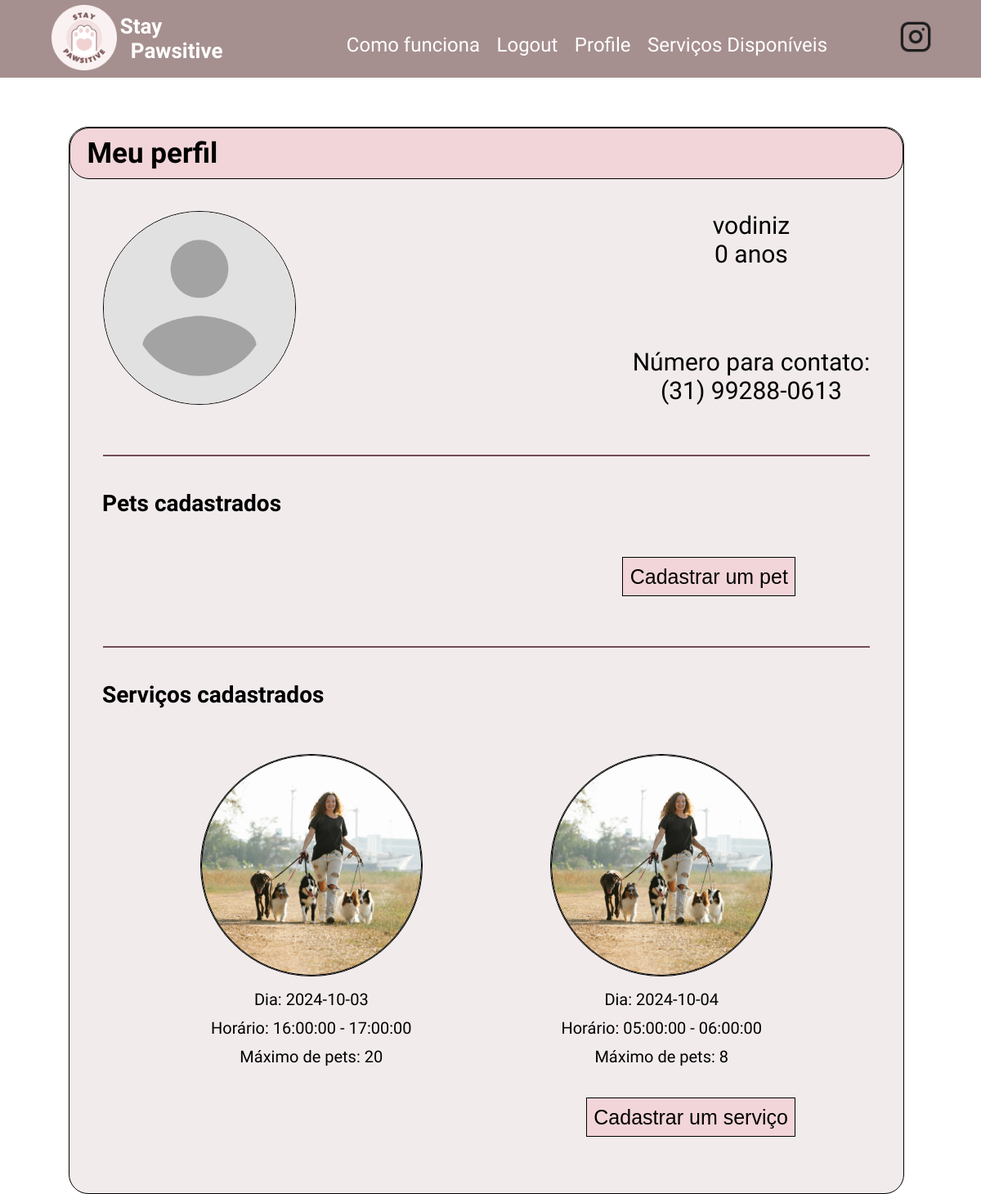
Screenshot of /user/vodiniz (signed in) with the database file from the repository.
### app/models.py (models this page shows, shortened)
class User(UserMixin, db.Model):
    id: so.Mapped[int] = so.mapped_column(primary_key=True)
    username: so.Mapped[str] = so.mapped_column(sa.String(64), index=True,
                                                unique=True)
    email: so.Mapped[str] = so.mapped_column(sa.String(120), index=True,
                                             unique=True)
    password_hash: so.Mapped[Optional[str]] = so.mapped_column(sa.String(256))
    credits: so.Mapped[int] = so.mapped_column()
    name: so.Mapped[str] = so.mapped_column(sa.String(64), index=True, unique=False)
    phone: so.Mapped[str] = so.mapped_column(sa.String(15), index=True, unique=False)
    birthdate: so.Mapped[datetime] = so.mapped_column(
        index=True, default=lambda: datetime.now(timezone.utc))
    address: so.Mapped[str] = so.mapped_column(sa.String(64), index=True, unique=False)
    cpf: so.Mapped[str] = so.mapped_column(sa.String(11), index=True, unique=False)
    avatar: so.Mapped[str] = so.mapped_column(sa.String(100), index=True, unique=False)
    about_me: so.Mapped[Optional[str]] = so.mapped_column(sa.String(140))

class PossibleWalk(db.Model):
    id: so.Mapped[int] = so.mapped_column(primary_key = True, autoincrement=True)
    max_pets: so.Mapped[int] = so.mapped_column()
    date: so.Mapped[datetime.date] = so.mapped_column(Date)
    start_hour: so.Mapped[time] = so.mapped_column(Time)
    end_hour: so.Mapped[time] = so.mapped_column(Time)
    username: so.Mapped[str] = so.mapped_column(sa.ForeignKey(User.username), index=True)

### app/routes.py (the view)
@app.route('/user/<username>')
@login_required
def user(username):
    user = db.session.scalar(sa.select(User).where(User.username == username))
    if user is None:
        return render_template('404.html'), 404
    age = calculate_age(user.birthdate)
    formatted_phone = format_phone_number(user.phone)
    pets = db.session.query(Pet).join(User).filter(User.username == current_user.username).all()
    possible_walks = db.session.query(PossibleWalk).join(User).filter(User.username == current_user.username).all()
    return render_template('user.html', user=user, age=age, phone=formatted_phone, pets=pets, possible_walks= possible_walks)

### app/models.py (called while the page is built)
@login.user_loader
def load_user(id):
    return db.session.get(User, int(id))

### app/routes.py (called while the page is built)
def calculate_age(birthdate):
    today = datetime.today()
    age = today.year - birthdate.year - ((today.month, today.day) < (birthdate.month, birthdate.day))
    return age

def format_phone_number(phone):
    digits = ''.join(filter(str.isdigit, phone))
    if len(digits) == 11:
        return f"({digits[:2]}) {digits[2:7]}-{digits[7:]}"
    return phone

### app/templates/user.html (shortened to what this page needs)
{% extends "base.html" %}
{% block head %}
   {{ super() }}
   <link rel="stylesheet" href="{{url_for('static', filename='styles/user.css')}}">
{% endblock head %}
{% block content %}
   <div class="container">
       <div class="title">
           Meu perfil
       </div>
       <div class="infos">
           <div class="profile-data">
               <img src="{{url_for('static', filename='{}'.format(user.avatar))}}">
               <div>
                   <div>
                       {{ user.username }}
                       <br>
                       {{ age }} anos
                   </div>
                   <div>
                       Número para contato:
                       <br>
                       {{ phone }}
                   </div>
               </div>
           </div>
       </div>
       <div class="line"></div>
       <h1 style="font-weight: bold; font-size: 28px; margin-left: 40px;">Pets cadastrados</h1>
       <div class="pets">
           <button onclick="redirect_new_pet()">Cadastrar um pet</button>
       </div>
       <div class="line"></div>
       <h1 style="font-weight: bold; font-size: 28px; margin-left: 40px;">Serviços cadastrados</h1>
       <div class="pets">
           <div class="list">
               {% for walk in possible_walks %}
               <div>
                   <img src="{{url_for('static', filename='images/passeio.png')}}">
                   <p>Dia: {{walk.date}} </p>
                   <p>Horário: {{walk.start_hour}} - {{walk.end_hour}} </p>
                   <p>Máximo de pets: {{walk.max_pets}} </p>
               </div>
               {% endfor%}
           </div>
           <button onclick="redirect_new_walk()">Cadastrar um serviço</button>
       </div>
   </div>
{% endblock %}

### app/static/styles/base.css (style rules this page uses)
:root { font-size: 62.5%; }
body { font-family: 'Montserrat Alternates', sans-serif; font-style: normal; margin: 0; padding: 0; }

### app/static/styles/user.css (style rules this page uses)
body { font-family: 'Montserrat Alternates', sans-serif; font-style: normal; margin: 0; padding: 0; min-height: 1000px; }
html { margin: 0; padding: 0; height: 100%; }
.container { width: 85%; background-color: #F2EBEC; margin-left: 7%; margin-top: 5%; border: 1px solid #F2D5D8; border-radius: 24px; padding-bottom: 4%; border: 0.5px solid black; }
.title { background-color: #F2D5D8; padding: 1% 2%; border-radius: 24px; border: 0.5px solid black; font-size: 35px; font-weight: 700; }
.infos { padding: 2% 4%; }
.profile-data { display: flex; justify-content: space-between; font-size: 30px; padding-top: 2%; }
.profile-data > img { border-radius: 50%; border: 1px solid black; max-width: 25%; height: auto; }
.profile-data > div { display: flex; flex-direction: column; justify-content: space-between; text-align: center; }
.pets { display: flex; flex-direction: column; padding: 2% 8%; }
.pets > button, .services > button { background-color: #F2D5D8; font-size: 25px; font-weight: 400; padding: 1%; border: 1px solid black; align-self: flex-end; margin-right: 5rem; margin-top: 1rem; }
.list { display: flex; flex-wrap: wrap; justify-content: space-around; text-align: center; font-size: 20px; }
.list > div { padding: 2% 0%; }
.list img { width: 27rem; height: 27rem; border-radius: 50%; border: 1px solid black; }
.list p { margin-top: 4%; margin-bottom: 4%; }
.line { border-top: 2px solid #734D54; margin: 4% 4%; }

### rows the page displays
User: avatar (placeholder picture), username "vodiniz"
PossibleWalk: date "2024-10-03", start_hour "16:00:00", end_hour "17:00:00", max_pets "20"
PossibleWalk: date "2024-10-04", start_hour "05:00:00", end_hour "06:00:00", max_pets "8"

### other values shown
{{ age }} "0"
{{ phone }} "(31) 99288-0613"
